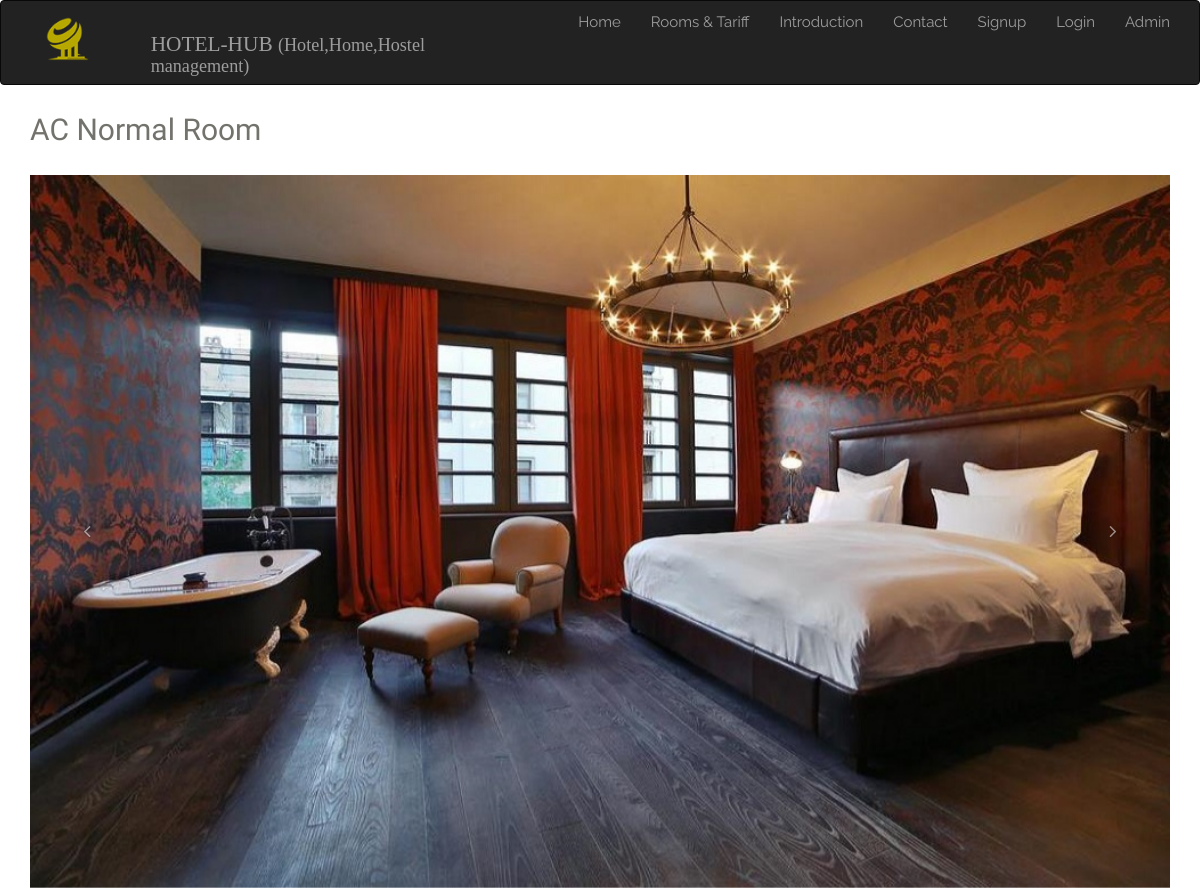
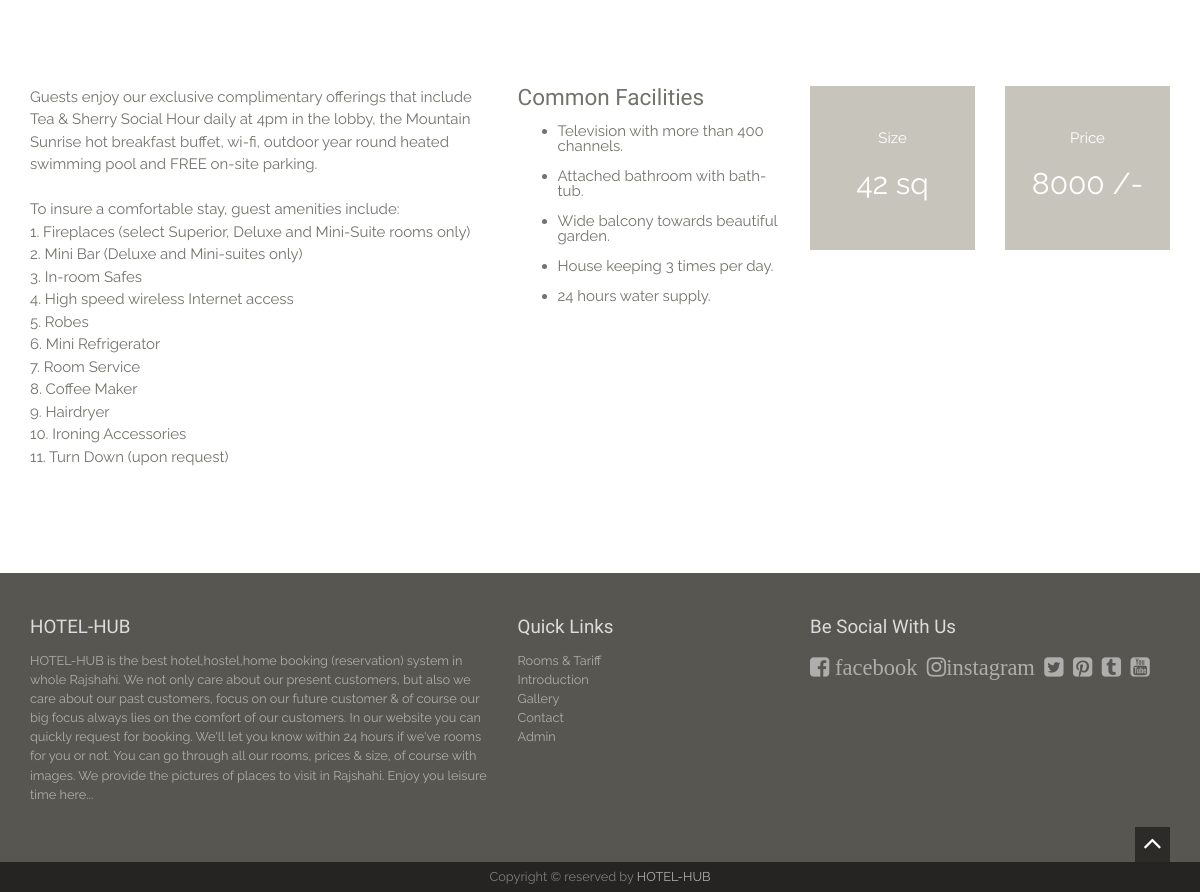
The app's page /room-details.php?id=4 with its own data (2 pictures, top to bottom).
### tables this page shows
CREATE TABLE `rooms` (
  `id` int(10) NOT NULL,
  `type` varchar(20) NOT NULL,
  `title` varchar(200) NOT NULL,
  `description` varchar(50000) NOT NULL,
  `size` varchar(10) NOT NULL,
  `price` varchar(10) NOT NULL,
  `image1` varchar(20) NOT NULL,
  `image2` varchar(20) NOT NULL,
  `image3` varchar(20) NOT NULL,
  `image4` varchar(20) NOT NULL
);

### room-details.php (the view, shortened to what this page needs)
<?php include 'header.php';?>
<?php
    require_once('db.php');
    if(isset($_GET['id'])){
        $id = $_GET['id'];
        $q = "SELECT * FROM rooms WHERE rooms.id = $id";
        $run = mysqli_query($con, $q);
        $row = mysqli_fetch_array($run);
    }
?>
<div class="container">
<h1 class="title"><?php echo $row['title']; ?></h1>
            <div id="RoomDetails" class="carousel slide" data-ride="carousel">
                <div class="carousel-inner">
                <div class="item active"><img src="img/<?php echo $row['image1']; ?>" class="img-responsive" alt="slide"></div>
                </div>
                <a class="left carousel-control" href="#RoomDetails" role="button" data-slide="prev"><i class="fa fa-angle-left"></i></a>
                <a class="right carousel-control" href="#RoomDetails" role="button" data-slide="next"><i class="fa fa-angle-right"></i></a>
            </div>
<div class="room-features spacer">
  <div class="row">
    <div class="col-sm-12 col-md-5">
    <p><?php echo $row['description']; ?></p>
    </div>
    <div class="col-sm-6 col-md-3 amenitites">
    <h3>Common Facilities</h3>
    <ul>
      <li>Television with more than 400 channels.</li>
      <li>Attached bathroom with bath-tub.</li>
      <li>Wide balcony towards beautiful garden.</li>
      <li>House keeping 3 times per day.</li>
      <li>24 hours water supply.</li>
    </ul>
    </div>
    <div class="col-sm-3 col-md-2">
      <div class="size-price">Size<span><?php echo $row['size']; ?> sq</span></div>
    </div>
    <div class="col-sm-3 col-md-2">
      <div class="size-price">Price<span><?php echo $row['price']; ?> /-</span></div>
    </div>
  </div>
</div>
</div>
<?php include 'footer.php';?>

### assets/style.css (style rules this page uses)
body { background-color: #fff;font-family: 'Raleway', sans-serif;font-size: 15px;line-height: 15px; color: #73726C; }
.btn,a,a:hover { text-decoration: none;-webkit-transition: all 0.3s ease-in-out;-moz-transition: all 0.3s ease-in-out;-ms-transition: all 0.3s ease-in-out;-o-transition: all 0.3s ease-in-out;transition: all 0.3s ease-in-out;outline:0 ; }
h1,h2,h3,h4,h5,h6 { font-family:'Old Standard TT', serif;line-height: 1em;margin: 0; }
h1 { font-size: 5em; }
h1.title,h2 { font-size: 2em;line-height: 3em; }
h3 { font-size: 1.5em; margin-bottom: 0.70em; }
p { margin-bottom: 1em;line-height: 1.5em; }
.spacer { padding:6em 0; }
.carousel-control { width: 10%;background: none !important; }
.carousel-control i.fa { position: absolute;left: 0;right: 0;top: 50%;margin-top: -10px; }
.carousel img { width: 100%; }
.room-features .amenitites li { margin-bottom: 1em; }
.room-features .size-price { background-color: #C7C5BB;padding: 2em 0;text-align: center;color: #fff;height: 10.97em;line-height: 3em; }
.room-features .size-price span { display: block;font-size: 2em; }

### records on screen
rooms: title "AC Normal Room", image1 (picture), description "Guests enjoy our exclusive complimentary offerings that include Tea & Sherry Social Hour daily at 4pm in the lobby, the Mountain Sunrise hot breakfast buffet, wi-fi, outdoor year round heated swimming pool and FREE on-site parking. To insure a comfortable stay, guest amenities include: 1. Fireplaces (select Superior, Deluxe and Mini-Suite rooms only) 2. Mini Bar (Deluxe and Mini-suites only) 3. In-room Safes 4. High speed wireless Internet access 5. Robes 6. Mini Refrigerator 7. Room Service 8. Coffee Maker 9. Hairdryer 10. Ironing Accessories 11. Turn Down (upon request)", size "42", price "8000"
